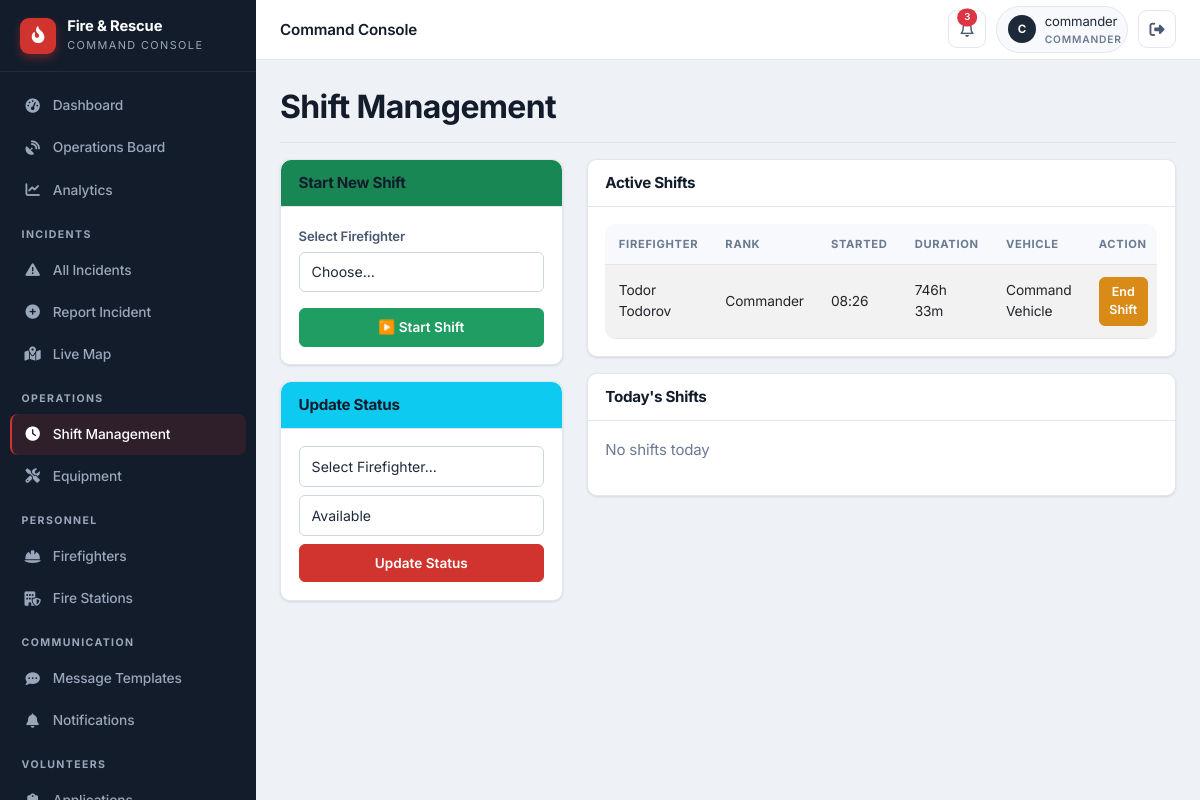
The page /staff/shifts (signed in) on the database its author committed.
### app/models/firefighter.py (models this page shows)
class Firefighter(db.Model):
    id = db.Column(db.Integer, primary_key=True)
    name = db.Column(db.String(100), nullable=False)
    rank = db.Column(db.String(50))
    status = db.Column(db.String(20), default='available')
    vehicle_id = db.Column(db.Integer, db.ForeignKey('vehicle.id'), nullable=True)
    station_id = db.Column(db.Integer, db.ForeignKey('fire_station.id'), nullable=True)
    user_id = db.Column(db.Integer, db.ForeignKey('user_model.id'), nullable=True, unique=True)
    user = db.relationship('UserModel', foreign_keys=[user_id], backref='firefighter_profile')
    employee_id = db.Column(db.String(20), unique=True, nullable=True)
    phone = db.Column(db.String(20), nullable=True)
    hire_date = db.Column(db.DateTime, nullable=True)
    last_active = db.Column(db.DateTime, nullable=True)
    current_shift_id = db.Column(db.Integer, db.ForeignKey('shift.id'), nullable=True)
    current_shift = db.relationship('Shift', foreign_keys=[current_shift_id], back_populates='firefighter')
    shifts = db.relationship('Shift', foreign_keys='Shift.firefighter_id', back_populates='firefighter')

### app/models/shift.py (models this page shows, shortened)
class Shift(db.Model):
    id = db.Column(db.Integer, primary_key=True)
    firefighter_id = db.Column(db.Integer, db.ForeignKey('firefighter.id'), nullable=False)
    start_time = db.Column(db.DateTime, default=datetime.datetime.utcnow)
    end_time = db.Column(db.DateTime, nullable=True)
    status = db.Column(db.String(20), default='active')  # active, completed, cancelled
    firefighter = db.relationship('Firefighter', foreign_keys=[firefighter_id], back_populates='shifts')

### app/models/vehicle.py (models this page shows)
class Vehicle(db.Model):
    id = db.Column(db.Integer, primary_key=True)
    type = db.Column(db.String(50))
    location = db.Column(db.String(200))
    latitude = db.Column(db.Float, nullable=True)
    longitude = db.Column(db.Float, nullable=True)
    last_updated = db.Column(db.DateTime, default=datetime.datetime.utcnow, onupdate=datetime.datetime.utcnow)
    speed = db.Column(db.Float, nullable=True)
    heading = db.Column(db.Integer, nullable=True)
    status = db.Column(db.String(20), default='station')
    station_id = db.Column(db.Integer, db.ForeignKey('fire_station.id'), nullable=True)
    current_incident_id = db.Column(db.Integer, db.ForeignKey('incident.id'), nullable=True)
    route_polyline = db.Column(db.Text, nullable=True)      # JSON list of [lat, lng] along the road
    route_started_at = db.Column(db.DateTime, nullable=True)  # when the vehicle began driving
    route_total_seconds = db.Column(db.Float, nullable=True)  # animation duration (sped up for demo)
    route_real_seconds = db.Column(db.Float, nullable=True)   # real OSRM driving time, for ETA display
    route_distance_m = db.Column(db.Float, nullable=True)     # real route distance in meters
    route_dest_lat = db.Column(db.Float, nullable=True)
    route_dest_lng = db.Column(db.Float, nullable=True)
    current_incident = db.relationship('Incident', foreign_keys=[current_incident_id])
    firefighters = db.relationship('Firefighter', backref='assigned_vehicle', lazy=True)

### app/routes/firefighters.py (the view)
@firefighters_bp.route('/staff/shifts')
@login_required
@role_required('dispatcher', 'commander')
def shift_management():
    active_shifts = Shift.query.filter_by(status='active').all()
    today = datetime.datetime.now().date()
    today_shifts = Shift.query.filter(
        db.func.date(Shift.start_time) == today
    ).order_by(Shift.start_time.desc()).all()
    available_firefighters = Firefighter.query.filter_by(status='available').all()
    return render_template('staff/personnel/shifts.html',
                           active_shifts=active_shifts,
                           today_shifts=today_shifts,
                           available_firefighters=available_firefighters,
                           datetime=datetime)

### app/templates/staff/personnel/shifts.html (shortened to what this page needs)
{% extends "staff/base.html" %}
{% block content %}
<h2>Shift Management</h2><hr>
<div class="row">
    <div class="col-md-4">
        <div class="card mb-3"><div class="card-header bg-success text-white"><h5 class="mb-0">Start New Shift</h5></div><div class="card-body"><form method="POST" action="{{ url_for('personnel.start_shift') }}"><div class="mb-3"><label class="form-label">Select Firefighter</label><select name="firefighter_id" class="form-select" required><option value="">Choose...</option>{% for f in available_firefighters %}<option value="{{ f.id }}">{{ f.name }} ({{ f.rank }})</option>{% endfor %}</select></div><button type="submit" class="btn btn-success w-100">▶️ Start Shift</button></form></div></div>
        <div class="card"><div class="card-header bg-info text-white"><h5 class="mb-0">Update Status</h5></div><div class="card-body"><select class="form-select mb-2" id="quick-firefighter"><option value="">Select Firefighter...</option></select><select class="form-select mb-2" id="quick-status"><option value="available">Available</option></select><button class="btn btn-primary w-100" onclick="updateStatus()">Update Status</button></div></div>
    </div>
    <div class="col-md-8">
        <div class="card mb-3"><div class="card-header bg-dark text-white"><h5 class="mb-0">Active Shifts</h5></div><div class="card-body">{% if active_shifts %}<div class="table-responsive"><table class="table table-striped"><thead><tr><th>Firefighter</th><th>Rank</th><th>Started</th><th>Duration</th><th>Vehicle</th><th>Action</th></tr></thead><tbody>{% for shift in active_shifts %}<tr><td>{{ shift.firefighter.name }}</td><td>{{ shift.firefighter.rank }}</td><td>{{ shift.start_time.strftime('%H:%M') }}</td><td>{{ shift.start_time|duration }}</td><td>{% if shift.firefighter.assigned_vehicle %}{{ shift.firefighter.assigned_vehicle.type }}{% else %}<span class="text-muted">None</span>{% endif %}</td><td><form method="POST" action="{{ url_for('personnel.end_shift', shift_id=shift.id) }}" style="display:inline;"><button type="submit" class="btn btn-sm btn-warning">End Shift</button></form></td></tr>{% endfor %}</tbody></table></div>{% else %}<p class="text-muted">No active shifts</p>{% endif %}</div></div>
        <div class="card"><div class="card-header bg-dark text-white"><h5 class="mb-0">Today's Shifts</h5></div><div class="card-body">{% if today_shifts %}<div class="table-responsive"><table class="table table-sm"><thead><tr><th>Firefighter</th><th>Start</th><th>End</th><th>Duration</th><th>Status</th></tr></thead><tbody>{% for shift in today_shifts %}<tr><td>{{ shift.firefighter.name }}</td><td>{{ shift.start_time.strftime('%H:%M') }}</td><td>{% if shift.end_time %}{{ shift.end_time.strftime('%H:%M') }}{% else %}<span class="badge bg-success">Active</span>{% endif %}</td><td>{% if shift.duration() %}{{ shift.duration() }}h{% else %}<span class="badge bg-warning">In progress</span>{% endif %}</td><td><span class="badge bg-{% if shift.firefighter.status == 'available' %}success{% elif shift.firefighter.status == 'on_duty' %}primary{% else %}secondary{% endif %}">{{ shift.firefighter.status }}</span></td></tr>{% endfor %}</tbody></table></div>{% else %}<p class="text-muted">No shifts today</p>{% endif %}</div></div>
    </div>
</div>
{% endblock %}

### app/templates/staff/base.html (shortened to what this page needs)
<!DOCTYPE html>
<html lang="en">
<head>
    <link href="https://cdn.jsdelivr.net/npm/bootstrap@5.3.0/dist/css/bootstrap.min.css" rel="stylesheet">
    <link rel="stylesheet" href="https://cdnjs.cloudflare.com/ajax/libs/font-awesome/6.5.1/css/all.min.css">
    <link rel="stylesheet" href="{{ url_for('static', filename='css/theme.css') }}">
    <link rel="stylesheet" href="{{ url_for('static', filename='css/main.css') }}">
    <link rel="stylesheet" href="{{ url_for('static', filename='css/responsive.css') }}">
</head>
<body>
    {% set role = session.user_role %}
    {% set ep = request.endpoint %}
    <div class="app-shell">
        {% if session.logged_in %}
        <aside class="sidebar" id="appSidebar">
            <div class="sidebar-brand">
                <span class="brand-mark"><i class="fa-solid fa-fire-flame-curved"></i></span>
                <span class="brand-text">
                    <strong>Fire &amp; Rescue</strong>
                    <span>Command Console</span>
                </span>
            </div>
            <nav class="sidebar-nav">
                <a class="sidebar-link {{ 'active' if ep and 'dashboard' in ep and 'analytics' not in ep and ep != 'dashboard.operations_board' }}"
                   href="{{ url_for('dashboard.dynamic_dashboard') }}">
                    <i class="fa-solid fa-gauge-high"></i> Dashboard
                </a>
                {% if role in ['dispatcher', 'commander'] %}
                <a class="sidebar-link {{ 'active' if ep == 'dashboard.operations_board' }}"
                   href="{{ url_for('dashboard.operations_board') }}">
                    <i class="fa-solid fa-satellite-dish"></i> Operations Board
                </a>
                {% endif %}
                {% if role == 'commander' %}
                <a class="sidebar-link {{ 'active' if ep == 'dashboard.analytics_dashboard' }}"
                   href="{{ url_for('dashboard.analytics_dashboard') }}">
                    <i class="fa-solid fa-chart-line"></i> Analytics
                </a>
                {% endif %}
                <div class="nav-section-label">Incidents</div>
                <a class="sidebar-link {{ 'active' if ep == 'incidents.list_incidents' }}"
                   href="{{ url_for('incidents.list_incidents') }}">
                    <i class="fa-solid fa-triangle-exclamation"></i> All Incidents
                </a>
                {% if role in ['dispatcher', 'commander'] %}
                <a class="sidebar-link {{ 'active' if ep == 'incidents.report_incident' }}"
                   href="{{ url_for('incidents.report_incident') }}">
                    <i class="fa-solid fa-circle-plus"></i> Report Incident
                </a>
                {% endif %}
                <a class="sidebar-link {{ 'active' if ep and 'map' in ep }}"
                   href="{{ url_for('map.incident_map') }}">
                    <i class="fa-solid fa-map-location-dot"></i> Live Map
                </a>
                {% if role in ['dispatcher', 'commander'] %}
                <div class="nav-section-label">Operations</div>
                <a class="sidebar-link {{ 'active' if ep == 'personnel.shift_management' }}"
                   href="{{ url_for('personnel.shift_management') }}">
                    <i class="fa-solid fa-clock"></i> Shift Management
                </a>
                <a class="sidebar-link {{ 'active' if ep == 'equipment.list_equipment' }}"
                   href="{{ url_for('equipment.list_equipment') }}">
                    <i class="fa-solid fa-screwdriver-wrench"></i> Equipment
                </a>
                <div class="nav-section-label">Personnel</div>
                <a class="sidebar-link {{ 'active' if ep == 'personnel.list_firefighters' }}"
                   href="{{ url_for('personnel.list_firefighters') }}">
                    <i class="fa-solid fa-helmet-safety"></i> Firefighters
                </a>
                <a class="sidebar-link {{ 'active' if ep and 'stations' in ep }}"
                   href="{{ url_for('stations.list_stations') }}">
                    <i class="fa-solid fa-building-shield"></i> Fire Stations
                </a>
                {% endif %}
                <div class="nav-section-label">Communication</div>
                <a class="sidebar-link {{ 'active' if ep and 'template' in ep }}"
                   href="{{ url_for('communications.manage_templates') }}">
                    <i class="fa-solid fa-comment-dots"></i> Message Templates
                </a>
                <a class="sidebar-link {{ 'active' if ep and 'notification' in ep }}"
                   href="{{ url_for('notifications.view_notifications') }}">
                    <i class="fa-solid fa-bell"></i> Notifications
                </a>
                {% if role in ['commander', 'dispatcher'] %}
                <div class="nav-section-label">Volunteers</div>
                <a class="sidebar-link {{ 'active' if ep == 'volunteers.applications_list' }}"
                   href="{{ url_for('volunteers.applications_list') }}">
                    <i class="fa-solid fa-clipboard-list"></i> Applications
                </a>
                {% endif %}
            </nav>
        </aside>
        {% endif %}
        <div class="app-main">
            {% if session.logged_in %}
            <header class="topbar">
                <span class="topbar-title">{% block topbar_title %}Command Console{% endblock %}</span>
                <div class="topbar-right">
                    <a href="{{ url_for('notifications.view_notifications') }}" class="icon-btn" title="Notifications">
                        <i class="fa-regular fa-bell"></i>
                        <span id="notification-badge" class="position-absolute translate-middle badge rounded-pill bg-danger"
                              style="display:none; top:6px; right:-2px; left:auto; font-size:0.6rem;">0</span>
                    </a>
                    <div class="user-chip">
                        <span class="avatar">{{ (session.user_name or '?')[0]|upper }}</span>
                        <span>
                            {{ session.user_name }}
                            <span class="role-tag d-block">{{ session.user_role }}</span>
                        </span>
                    </div>
                    <a href="{{ url_for('auth.staff_logout') }}" class="icon-btn" title="Sign out">
                        <i class="fa-solid fa-right-from-bracket"></i>
                    </a>
                </div>
            </header>
            {% endif %}
            <main class="app-content">
                {% block content %}{% endblock %}
            </main>
        </div>
    </div>
</body>
</html>

### rows shown on the page
Firefighter: user_name "commander", user_role "COMMANDER"
Shift: firefighter.name "Todor Todorov", firefighter.rank "Commander", start_time "08:26", start_time|duration "746h 33m", firefighter.assigned_vehicle.type "Command Vehicle"

### other values the page prints
{{ (session.user_name or '?')[0]|upper }} "C"
